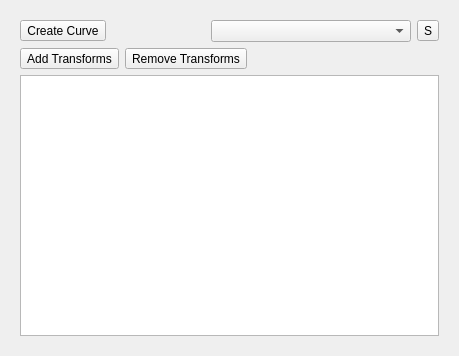
<?xml version="1.0" encoding="UTF-8"?>
<ui version="4.0">
 <class>zCreateCurve</class>
 <widget class="QDialog" name="zCreateCurve">
  <property name="geometry">
   <rect>
    <x>0</x>
    <y>0</y>
    <width>459</width>
    <height>356</height>
   </rect>
  </property>
  <property name="sizePolicy">
   <sizepolicy hsizetype="Minimum" vsizetype="Minimum">
    <horstretch>0</horstretch>
    <verstretch>0</verstretch>
   </sizepolicy>
  </property>
  <property name="windowTitle">
   <string>Create Curve</string>
  </property>
  <layout class="QGridLayout" name="gridLayout">
   <item row="1" column="0">
    <widget class="QWidget" name="mainBox" native="true">
     <layout class="QVBoxLayout" name="mainLayout">
      <item>
       <layout class="QHBoxLayout" name="buttonLayout">
        <item>
         <widget class="QToolButton" name="createNodeButton">
          <property name="text">
           <string>Create Curve</string>
          </property>
         </widget>
        </item>
        <item>
         <spacer name="horizontalSpacer">
          <property name="orientation">
           <enum>Qt::Horizontal</enum>
          </property>
          <property name="sizeHint" stdset="0">
           <size>
            <width>40</width>
            <height>20</height>
           </size>
          </property>
         </spacer>
        </item>
        <item>
         <widget class="QComboBox" name="nodeDropdown">
          <property name="minimumSize">
           <size>
            <width>200</width>
            <height>0</height>
           </size>
          </property>
         </widget>
        </item>
        <item>
         <widget class="QToolButton" name="selectNodeButton">
          <property name="toolTip">
           <string>Select node</string>
          </property>
          <property name="text">
           <string>S</string>
          </property>
         </widget>
        </item>
       </layout>
      </item>
      <item>
       <layout class="QHBoxLayout" name="horizontalLayout">
        <item>
         <widget class="QToolButton" name="addToCurveButton">
          <property name="text">
           <string>Add Transforms</string>
          </property>
         </widget>
        </item>
        <item>
         <widget class="QToolButton" name="removeFromCurveButton">
          <property name="text">
           <string>Remove Transforms</string>
          </property>
         </widget>
        </item>
        <item>
         <spacer name="horizontalSpacer2">
          <property name="orientation">
           <enum>Qt::Horizontal</enum>
          </property>
          <property name="sizeHint" stdset="0">
           <size>
            <width>40</width>
            <height>20</height>
           </size>
          </property>
         </spacer>
        </item>
       </layout>
      </item>
      <item>
       <widget class="ListWidgetWithDrop" name="transformList">
        <property name="showDropIndicator" stdset="0">
         <bool>true</bool>
        </property>
       </widget>
      </item>
     </layout>
    </widget>
   </item>
  </layout>
 </widget>
 <customwidgets>
  <customwidget>
   <class>ListWidgetWithDrop</class>
   <extends>QListWidget</extends>
   <header>zMayaTools/qt_widgets/list_widget_with_drop.h</header>
  </customwidget>
 </customwidgets>
 <resources>
  <include location="../qt_resources/resources.qrc"/>
 </resources>
 <connections/>
</ui>
